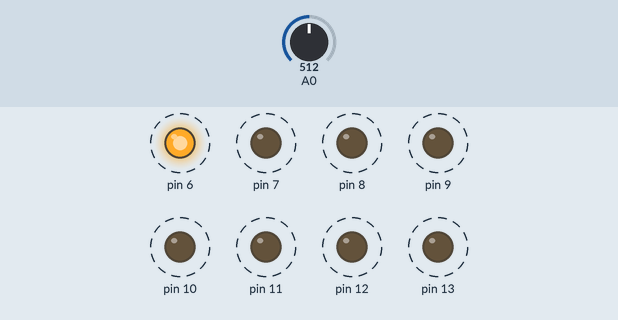
A sketch run on a simulated Arduino Uno, built with avr-gcc and run on an emulated ATmega328P. Parts: output pins drawn as LEDs (lit = HIGH). Dashed ring = blinking. The test bench sets the inputs (shaded band); at power-on: A0 = 512.

Above: at 1.65 s.
1.7 s: A0 set to 54
5.2 s: A0 set to 44
At 6.4 s:
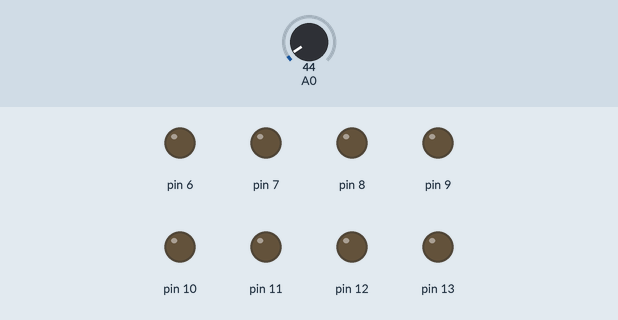
7.1 s: A0 set to 60
At 7.25 s:
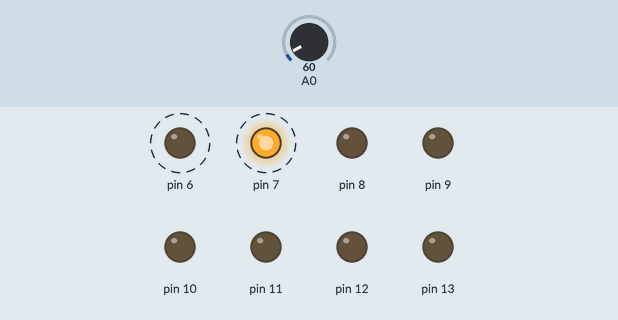
10.6 s: A0 set to 40
At 10.75 s:
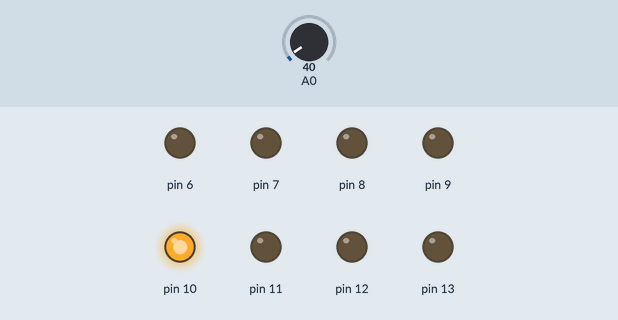
Timing chart, 0 to 13.6 s (numbered marks = the images above; inputs shaded):
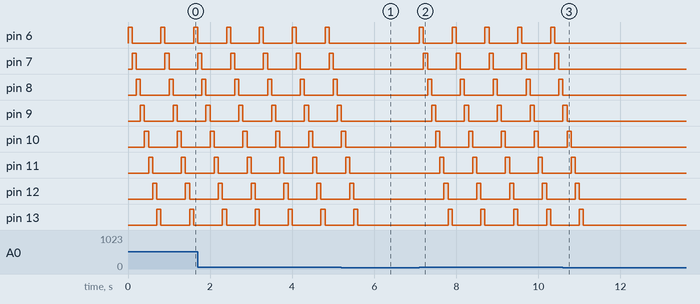

Measured:
- the behaviour switches between 50 and 49 on A0 (found by bisection; images 0 and 1)
- after the input at 5.2 s, pin 6–8: stops changing and stays LOW; pin 9: goes on until 5.2 s, then stays LOW; pin 10: goes on until 5.3 s, then stays LOW; pin 11: goes on until 5.4 s, then stays LOW; pin 12: goes on until 5.5 s, then stays LOW
- after the input at 7.1 s, pin 6: alternates HIGH for 0.10 s and LOW for 0.70 s, starting at once; pin 7: alternates HIGH for 0.10 s and LOW for 0.70 s, starting after 0.10 s
- after the input at 10.6 s, pin 6, pin 7: stops changing and stays LOW; pin 8: goes on until 10.6 s, then stays LOW; pin 9: goes on until 10.7 s, then stays LOW; pin 10: goes on until 10.8 s, then stays LOW; pin 11: goes on until 10.9 s, then stays LOW
- by itself, pin 6–13: alternates HIGH for 0.10 s and LOW for 0.70 s

The sketch:

sound_sensor.ino
```cpp
int threshold = 50; //Change This
int volume;


void setup() {
  Serial.begin(9600); // For debugging
  for (int i=6;i<=13;i++){
  pinMode(i, OUTPUT);
    }

}

void loop() {

  volume = analogRead(A0); // Reads the value from the Analog PIN A0
  /*
    //Debug mode
    Serial.println(volume);
    delay(100);
  */

  if(volume>=threshold){

    for (int i=6;i<=13;i++){
      digitalWrite(i, HIGH);
      delay(100);
      digitalWrite(i, LOW);

    }

  }


}
```
